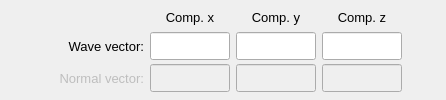
       <widget class="QFrame" name="frame_incident_wave_vector">
        <property name="frameShape">
         <enum>QFrame::Shape::NoFrame</enum>
        </property>
        <property name="frameShadow">
         <enum>QFrame::Shadow::Raised</enum>
        </property>
        <layout class="QGridLayout" name="gridLayout_10">
         <property name="leftMargin">
          <number>4</number>
         </property>
         <property name="topMargin">
          <number>4</number>
         </property>
         <property name="rightMargin">
          <number>4</number>
         </property>
         <property name="bottomMargin">
          <number>4</number>
         </property>
         <property name="verticalSpacing">
          <number>2</number>
         </property>
         <item row="1" column="4">
          <widget class="QLineEdit" name="lineEdit_component_z">
           <property name="minimumSize">
            <size>
             <width>80</width>
             <height>28</height>
            </size>
           </property>
           <property name="maximumSize">
            <size>
             <width>80</width>
             <height>28</height>
            </size>
           </property>
           <property name="font">
            <font>
             <family>MS Shell Dlg 2</family>
             <pointsize>10</pointsize>
             <italic>false</italic>
             <bold>false</bold>
            </font>
           </property>
           <property name="styleSheet">
            <string notr="true"/>
           </property>
           <property name="alignment">
            <set>Qt::AlignmentFlag::AlignCenter</set>
           </property>
          </widget>
         </item>
         <item row="1" column="3">
          <widget class="QLineEdit" name="lineEdit_component_y">
           <property name="minimumSize">
            <size>
             <width>80</width>
             <height>28</height>
            </size>
           </property>
           <property name="maximumSize">
            <size>
             <width>80</width>
             <height>28</height>
            </size>
           </property>
           <property name="font">
            <font>
             <family>MS Shell Dlg 2</family>
             <pointsize>10</pointsize>
             <italic>false</italic>
             <bold>false</bold>
            </font>
           </property>
           <property name="styleSheet">
            <string notr="true"/>
           </property>
           <property name="alignment">
            <set>Qt::AlignmentFlag::AlignCenter</set>
           </property>
          </widget>
         </item>
         <item row="0" column="2">
          <widget class="QLabel" name="label_component_x">
           <property name="minimumSize">
            <size>
             <width>80</width>
             <height>22</height>
            </size>
           </property>
           <property name="maximumSize">
            <size>
             <width>80</width>
             <height>22</height>
            </size>
           </property>
           <property name="font">
            <font>
             <family>MS Shell Dlg 2</family>
             <pointsize>10</pointsize>
             <italic>false</italic>
             <bold>false</bold>
            </font>
           </property>
           <property name="text">
            <string>Comp. x</string>
           </property>
           <property name="alignment">
            <set>Qt::AlignmentFlag::AlignCenter</set>
           </property>
          </widget>
         </item>
         <item row="1" column="2">
          <widget class="QLineEdit" name="lineEdit_component_x">
           <property name="minimumSize">
            <size>
             <width>80</width>
             <height>28</height>
            </size>
           </property>
           <property name="maximumSize">
            <size>
             <width>80</width>
             <height>28</height>
            </size>
           </property>
           <property name="font">
            <font>
             <family>MS Shell Dlg 2</family>
             <pointsize>10</pointsize>
             <italic>false</italic>
             <bold>false</bold>
            </font>
           </property>
           <property name="styleSheet">
            <string notr="true"/>
           </property>
           <property name="alignment">
            <set>Qt::AlignmentFlag::AlignCenter</set>
           </property>
          </widget>
         </item>
         <item row="1" column="0">
          <spacer name="horizontalSpacer_6">
           <property name="orientation">
            <enum>Qt::Orientation::Horizontal</enum>
           </property>
           <property name="sizeHint" stdset="0">
            <size>
             <width>40</width>
             <height>20</height>
            </size>
           </property>
          </spacer>
         </item>
         <item row="0" column="4">
          <widget class="QLabel" name="label_component_z">
           <property name="minimumSize">
            <size>
             <width>80</width>
             <height>22</height>
            </size>
           </property>
           <property name="maximumSize">
            <size>
             <width>80</width>
             <height>22</height>
            </size>
           </property>
           <property name="font">
            <font>
             <family>MS Shell Dlg 2</family>
             <pointsize>10</pointsize>
             <italic>false</italic>
             <bold>false</bold>
            </font>
           </property>
           <property name="text">
            <string>Comp. z</string>
           </property>
           <property name="alignment">
            <set>Qt::AlignmentFlag::AlignCenter</set>
           </property>
          </widget>
         </item>
         <item row="0" column="3">
          <widget class="QLabel" name="label_component_y">
           <property name="minimumSize">
            <size>
             <width>80</width>
             <height>22</height>
            </size>
           </property>
           <property name="maximumSize">
            <size>
             <width>80</width>
             <height>22</height>
            </size>
           </property>
           <property name="font">
            <font>
             <family>MS Shell Dlg 2</family>
             <pointsize>10</pointsize>
             <italic>false</italic>
             <bold>false</bold>
            </font>
           </property>
           <property name="text">
            <string>Comp. y</string>
           </property>
           <property name="alignment">
            <set>Qt::AlignmentFlag::AlignCenter</set>
           </property>
          </widget>
         </item>
         <item row="1" column="1">
          <widget class="QLabel" name="label_wave_vector">
           <property name="minimumSize">
            <size>
             <width>100</width>
             <height>28</height>
            </size>
           </property>
           <property name="maximumSize">
            <size>
             <width>140</width>
             <height>28</height>
            </size>
           </property>
           <property name="font">
            <font>
             <family>MS Shell Dlg 2</family>
             <pointsize>10</pointsize>
             <italic>false</italic>
             <bold>false</bold>
            </font>
           </property>
           <property name="text">
            <string>Wave vector:</string>
           </property>
           <property name="alignment">
            <set>Qt::AlignmentFlag::AlignRight|Qt::AlignmentFlag::AlignTrailing|Qt::AlignmentFlag::AlignVCenter</set>
           </property>
          </widget>
         </item>
         <item row="1" column="5">
          <spacer name="horizontalSpacer_5">
           <property name="orientation">
            <enum>Qt::Orientation::Horizontal</enum>
           </property>
           <property name="sizeHint" stdset="0">
            <size>
             <width>40</width>
             <height>20</height>
            </size>
           </property>
          </spacer>
         </item>
         <item row="2" column="1">
          <widget class="QLabel" name="label_wave_vector_2">
           <property name="enabled">
            <bool>false</bool>
           </property>
           <property name="minimumSize">
            <size>
             <width>100</width>
             <height>28</height>
            </size>
           </property>
           <property name="maximumSize">
            <size>
             <width>140</width>
             <height>28</height>
            </size>
           </property>
           <property name="font">
            <font>
             <family>MS Shell Dlg 2</family>
             <pointsize>10</pointsize>
             <italic>false</italic>
             <bold>false</bold>
            </font>
           </property>
           <property name="text">
            <string>Normal vector:</string>
           </property>
           <property name="alignment">
            <set>Qt::AlignmentFlag::AlignRight|Qt::AlignmentFlag::AlignTrailing|Qt::AlignmentFlag::AlignVCenter</set>
           </property>
          </widget>
         </item>
         <item row="2" column="2">
          <widget class="QLineEdit" name="lineEdit_normal_x">
           <property name="enabled">
            <bool>false</bool>
           </property>
           <property name="minimumSize">
            <size>
             <width>80</width>
             <height>28</height>
            </size>
           </property>
           <property name="maximumSize">
            <size>
             <width>80</width>
             <height>28</height>
            </size>
           </property>
           <property name="font">
            <font>
             <family>MS Shell Dlg 2</family>
             <pointsize>10</pointsize>
             <italic>false</italic>
             <bold>false</bold>
            </font>
           </property>
           <property name="styleSheet">
            <string notr="true"/>
           </property>
           <property name="alignment">
            <set>Qt::AlignmentFlag::AlignCenter</set>
           </property>
          </widget>
         </item>
         <item row="2" column="3">
          <widget class="QLineEdit" name="lineEdit_normal_y">
           <property name="enabled">
            <bool>false</bool>
           </property>
           <property name="minimumSize">
            <size>
             <width>80</width>
             <height>28</height>
            </size>
           </property>
           <property name="maximumSize">
            <size>
             <width>80</width>
             <height>28</height>
            </size>
           </property>
           <property name="font">
            <font>
             <family>MS Shell Dlg 2</family>
             <pointsize>10</pointsize>
             <italic>false</italic>
             <bold>false</bold>
            </font>
           </property>
           <property name="styleSheet">
            <string notr="true"/>
           </property>
           <property name="alignment">
            <set>Qt::AlignmentFlag::AlignCenter</set>
           </property>
          </widget>
         </item>
         <item row="2" column="4">
          <widget class="QLineEdit" name="lineEdit_normal_z">
           <property name="enabled">
            <bool>false</bool>
           </property>
           <property name="minimumSize">
            <size>
             <width>80</width>
             <height>28</height>
            </size>
           </property>
           <property name="maximumSize">
            <size>
             <width>80</width>
             <height>28</height>
            </size>
           </property>
           <property name="font">
            <font>
             <family>MS Shell Dlg 2</family>
             <pointsize>10</pointsize>
             <italic>false</italic>
             <bold>false</bold>
            </font>
           </property>
           <property name="styleSheet">
            <string notr="true"/>
           </property>
           <property name="alignment">
            <set>Qt::AlignmentFlag::AlignCenter</set>
           </property>
          </widget>
         </item>
        </layout>
       </widget>
